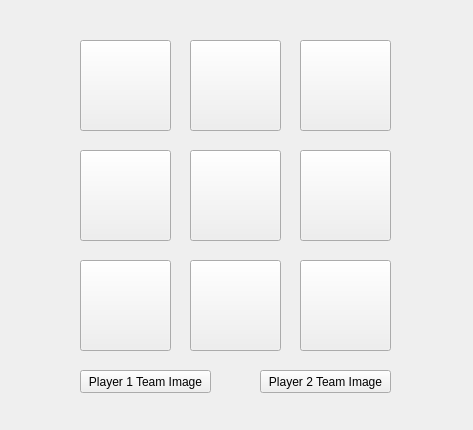
<?xml version="1.0" encoding="UTF-8"?>
<ui version="4.0">
 <class>MainWindow</class>
 <widget class="QMainWindow" name="MainWindow">
  <property name="geometry">
   <rect>
    <x>0</x>
    <y>0</y>
    <width>473</width>
    <height>430</height>
   </rect>
  </property>
  <property name="maximumSize">
   <size>
    <width>473</width>
    <height>430</height>
   </size>
  </property>
  <property name="windowTitle">
   <string>MainWindow</string>
  </property>
  <widget class="QWidget" name="centralWidget">
   <widget class="QPushButton" name="pushButton_2">
    <property name="enabled">
     <bool>true</bool>
    </property>
    <property name="geometry">
     <rect>
      <x>190</x>
      <y>40</y>
      <width>91</width>
      <height>91</height>
     </rect>
    </property>
    <property name="minimumSize">
     <size>
      <width>21</width>
      <height>21</height>
     </size>
    </property>
    <property name="font">
     <font>
      <pointsize>20</pointsize>
     </font>
    </property>
    <property name="text">
     <string/>
    </property>
   </widget>
   <widget class="QPushButton" name="pushButton_3">
    <property name="enabled">
     <bool>true</bool>
    </property>
    <property name="geometry">
     <rect>
      <x>300</x>
      <y>40</y>
      <width>91</width>
      <height>91</height>
     </rect>
    </property>
    <property name="minimumSize">
     <size>
      <width>21</width>
      <height>21</height>
     </size>
    </property>
    <property name="font">
     <font>
      <pointsize>20</pointsize>
     </font>
    </property>
    <property name="text">
     <string/>
    </property>
   </widget>
   <widget class="QPushButton" name="pushButton">
    <property name="enabled">
     <bool>true</bool>
    </property>
    <property name="geometry">
     <rect>
      <x>80</x>
      <y>40</y>
      <width>91</width>
      <height>91</height>
     </rect>
    </property>
    <property name="minimumSize">
     <size>
      <width>21</width>
      <height>21</height>
     </size>
    </property>
    <property name="font">
     <font>
      <pointsize>20</pointsize>
     </font>
    </property>
    <property name="text">
     <string/>
    </property>
   </widget>
   <widget class="QPushButton" name="pushButton_5">
    <property name="enabled">
     <bool>true</bool>
    </property>
    <property name="geometry">
     <rect>
      <x>190</x>
      <y>150</y>
      <width>91</width>
      <height>91</height>
     </rect>
    </property>
    <property name="minimumSize">
     <size>
      <width>21</width>
      <height>21</height>
     </size>
    </property>
    <property name="font">
     <font>
      <pointsize>20</pointsize>
     </font>
    </property>
    <property name="text">
     <string/>
    </property>
   </widget>
   <widget class="QPushButton" name="p1img">
    <property name="geometry">
     <rect>
      <x>80</x>
      <y>370</y>
      <width>131</width>
      <height>23</height>
     </rect>
    </property>
    <property name="text">
     <string>Player 1 Team Image</string>
    </property>
   </widget>
   <widget class="QPushButton" name="pushButton_9">
    <property name="enabled">
     <bool>true</bool>
    </property>
    <property name="geometry">
     <rect>
      <x>300</x>
      <y>260</y>
      <width>91</width>
      <height>91</height>
     </rect>
    </property>
    <property name="minimumSize">
     <size>
      <width>21</width>
      <height>21</height>
     </size>
    </property>
    <property name="font">
     <font>
      <pointsize>20</pointsize>
     </font>
    </property>
    <property name="autoFillBackground">
     <bool>false</bool>
    </property>
    <property name="text">
     <string/>
    </property>
   </widget>
   <widget class="QPushButton" name="pushButton_6">
    <property name="enabled">
     <bool>true</bool>
    </property>
    <property name="geometry">
     <rect>
      <x>300</x>
      <y>150</y>
      <width>91</width>
      <height>91</height>
     </rect>
    </property>
    <property name="minimumSize">
     <size>
      <width>21</width>
      <height>21</height>
     </size>
    </property>
    <property name="font">
     <font>
      <pointsize>20</pointsize>
     </font>
    </property>
    <property name="text">
     <string/>
    </property>
   </widget>
   <widget class="QPushButton" name="p2img">
    <property name="geometry">
     <rect>
      <x>260</x>
      <y>370</y>
      <width>131</width>
      <height>23</height>
     </rect>
    </property>
    <property name="text">
     <string>Player 2 Team Image</string>
    </property>
   </widget>
   <widget class="QPushButton" name="pushButton_4">
    <property name="enabled">
     <bool>true</bool>
    </property>
    <property name="geometry">
     <rect>
      <x>80</x>
      <y>150</y>
      <width>91</width>
      <height>91</height>
     </rect>
    </property>
    <property name="minimumSize">
     <size>
      <width>21</width>
      <height>21</height>
     </size>
    </property>
    <property name="font">
     <font>
      <pointsize>20</pointsize>
     </font>
    </property>
    <property name="text">
     <string/>
    </property>
   </widget>
   <widget class="QPushButton" name="pushButton_8">
    <property name="enabled">
     <bool>true</bool>
    </property>
    <property name="geometry">
     <rect>
      <x>190</x>
      <y>260</y>
      <width>91</width>
      <height>91</height>
     </rect>
    </property>
    <property name="minimumSize">
     <size>
      <width>21</width>
      <height>21</height>
     </size>
    </property>
    <property name="font">
     <font>
      <pointsize>20</pointsize>
     </font>
    </property>
    <property name="text">
     <string/>
    </property>
   </widget>
   <widget class="QPushButton" name="pushButton_7">
    <property name="enabled">
     <bool>true</bool>
    </property>
    <property name="geometry">
     <rect>
      <x>80</x>
      <y>260</y>
      <width>91</width>
      <height>91</height>
     </rect>
    </property>
    <property name="minimumSize">
     <size>
      <width>21</width>
      <height>21</height>
     </size>
    </property>
    <property name="font">
     <font>
      <pointsize>20</pointsize>
     </font>
    </property>
    <property name="text">
     <string/>
    </property>
   </widget>
  </widget>
  <action name="actionReset">
   <property name="text">
    <string>Reset</string>
   </property>
  </action>
  <action name="actionAbout">
   <property name="text">
    <string>About</string>
   </property>
  </action>
 </widget>
 <layoutdefault spacing="6" margin="11"/>
 <resources/>
 <connections/>
</ui>
